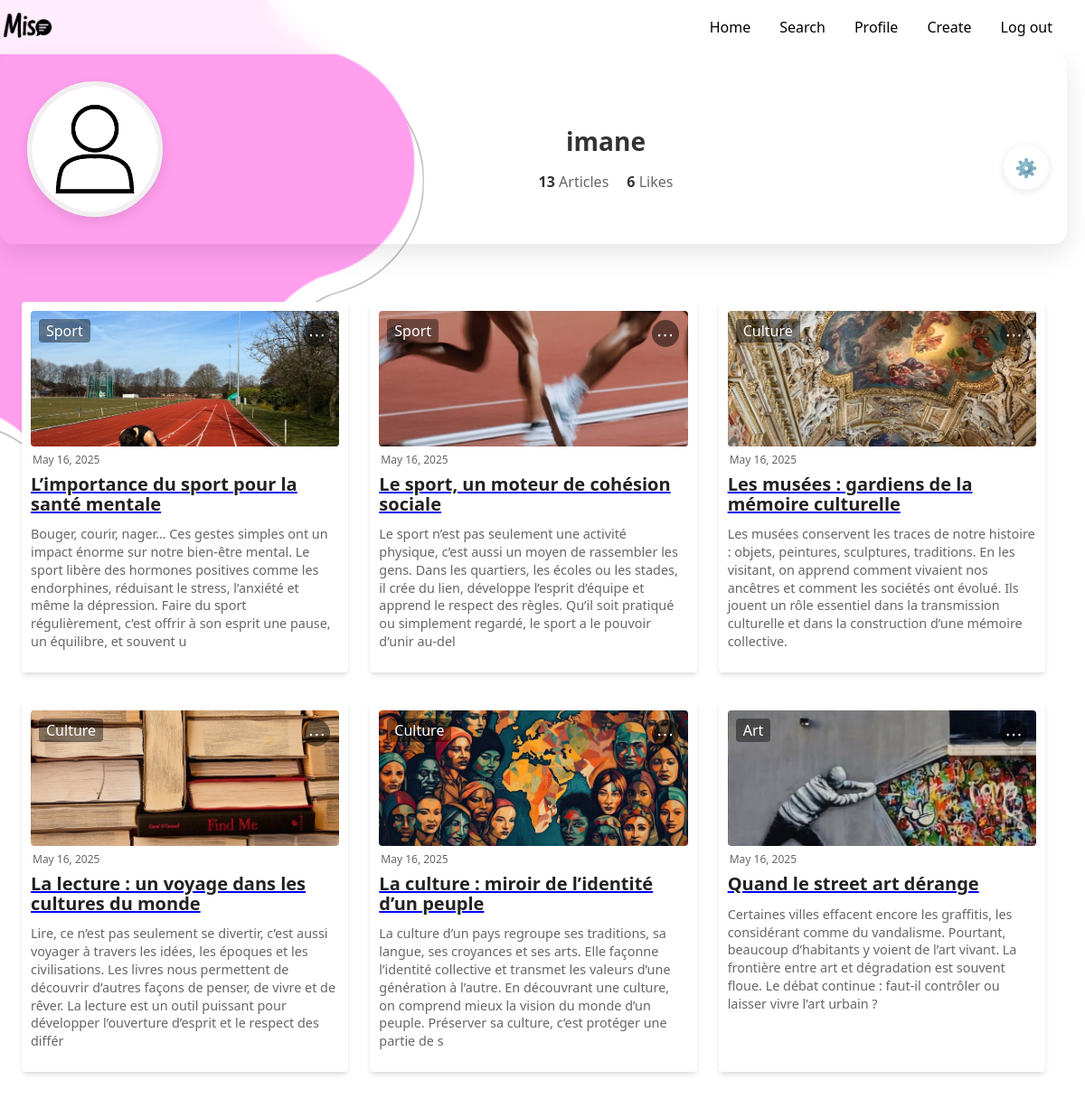
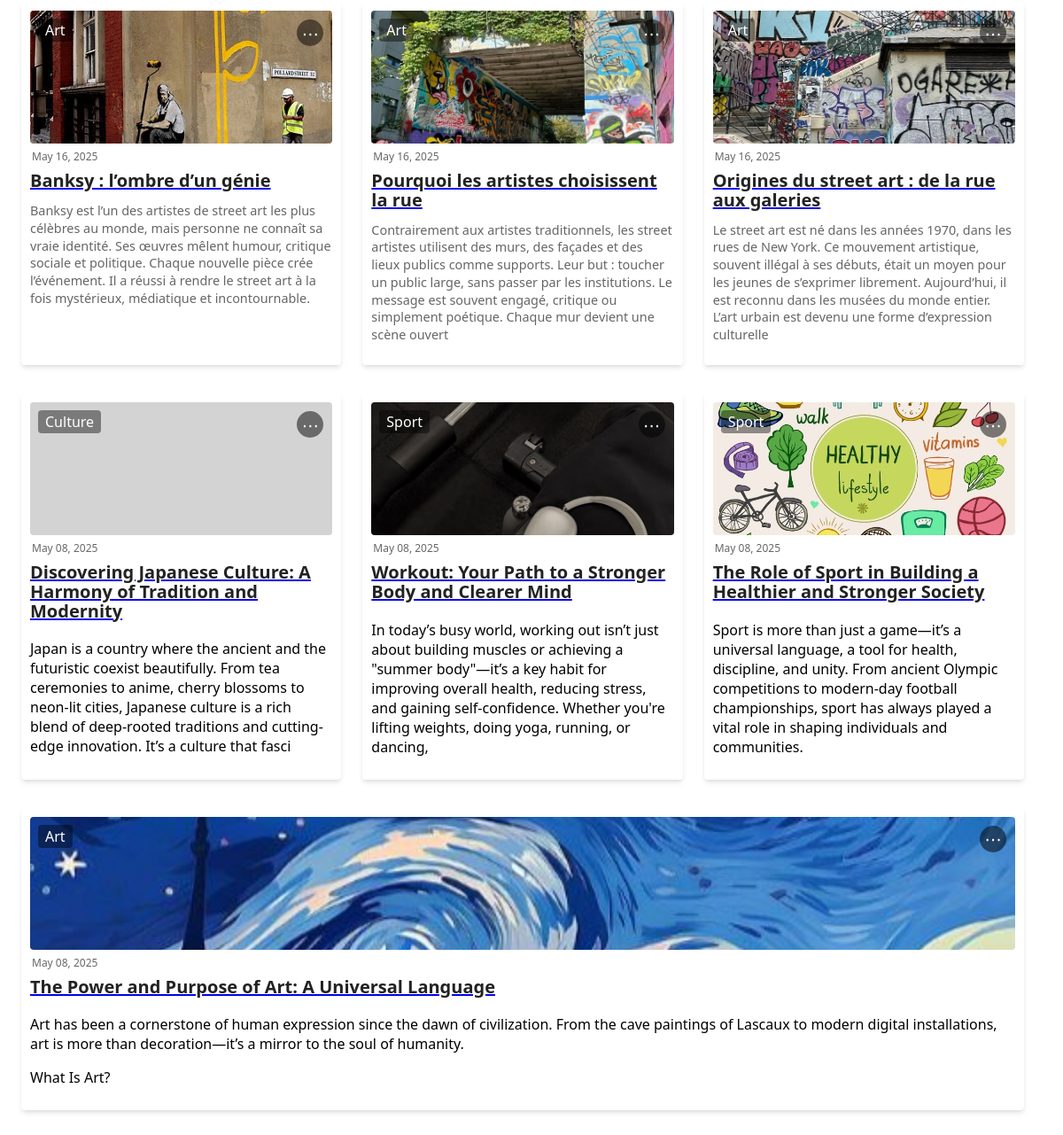
The app's page /profile (signed in) with its own data (2 pictures, top to bottom).
### app.py (models this page shows)
class User(db.Model):
    id = db.Column(db.Integer, primary_key=True)
    username = db.Column(db.String(80), unique=True, nullable=False)
    email = db.Column(db.String(120), unique=True, nullable=False)
    password = db.Column(db.String(200), nullable=False)
    profile_pic = db.Column(db.String(200), default='default.jpg')
    articles = db.relationship('Article', backref='author', lazy=True)
    liked_articles = db.relationship(
        'Like',
        backref='user',
        lazy=True,
        foreign_keys='Like.user_id'
    )

class Article(db.Model):
    id = db.Column(db.Integer, primary_key=True)
    title = db.Column(db.String(200), nullable=False)
    content = db.Column(db.Text, nullable=False)
    excerpt = db.Column(db.String(300))
    category = db.Column(db.String(50), nullable=False)
    date = db.Column(db.String(50), default=lambda: datetime.now(timezone.utc).strftime('%B %d, %Y'))
    image_url = db.Column(db.String(200), default='default_article.jpg')
    author_id = db.Column(db.Integer, db.ForeignKey('user.id'), nullable=False)

### app.py (the view)
@app.route('/profile')
def profile():
    if 'user_id' not in session:
        return redirect(url_for('login'))
    user = User.query.get(session['user_id'])
    articles = Article.query.filter_by(author_id=user.id).order_by(Article.id.desc()).all()
    likes_count = db.session.query(db.func.count(Like.id))\
                           .join(Article, Like.article_id == Article.id)\
                           .filter(Article.author_id == user.id)\
                           .scalar() or 0
    return render_template('profile.html',
                         user=user,
                         articles=articles,
                         likes_count=likes_count)

### templates/profile.html (shortened to what this page needs)
<!DOCTYPE html>
<html>
    <head>
      <link rel="stylesheet" href="{{ url_for('static', filename='css/profile_page.css') }}">
    </head>
    <body>
        <div class="wavy-circle-first wavy-circle"></div>
        <div class="wavy-circle-second wavy-circle"></div>
        <div class="wavy-circle-third wavy-circle"></div>
        <nav class="navbar">
            <a href="{{ url_for('home_after_login') }}" class="mi">
                <img src="{{ url_for('static', filename='images/logo.png') }}" alt="Miso Logo" class="logo-img">
            </a>
            <div class="navbar-links">
                <ul>
                    <li><a href="{{ url_for('home_after_login') }}">Home</a></li>
                    <li><a href="{{ url_for('search') }}">Search</a></li>
                    <li><a href="{{ url_for('profile') }}" class="active">Profile</a></li>
                    <li><a href="{{ url_for('create') }}">Create</a></li>
                    <li><a href="{{ url_for('logout') }}">Log out</a></li>
                </ul>
            </div>
        </nav>
        <button class="settings-toggle" id="settingsToggle">⚙️</button>
        <div class="profile-card">
            <div class="profile-content">
                <img src="{{ url_for('static', filename='uploads/' + user.profile_pic) }}"
                     class="profile-picture"
                     onerror="this.src='{{ url_for('static', filename='images/default-profile.jpg') }}'">
                <div class="profile-info">
                    <h1 class="user-name">{{ user.username }}</h1>
                    <div class="stats">
                        <span class="stat"><strong>{{ articles|length }}</strong> Articles</span>
                        <div class="stat">
                            <strong>{{ likes_count }}</strong> Likes
                        </div>
                    </div>
                </div>
            </div>
        </div>
        <section class="popular-articles">
            {% for row in articles|batch(3) %}
            <div class="articles-grid">
                {% for article in row %}
                <div class="card">
                    <div class="header">
                        <div class="image" style="background-image: url('{{ url_for('static', filename='uploads/' + article.image_url) }}')">
                            <span class="tag">{{ article.category }}</span>
                            <div class="article-menu">
                                <button class="menu-toggle">⋯</button>
                            </div>
                        </div>
                        <div class="date">
                            <span>{{ article.date }}</span>
                        </div>
                    </div>
                    <div class="info">
                        <a href="{{ url_for('article_view', id=article.id) }}" class="block">
                            <span class="title">{{ article.title }}</span>
                        </a>
                        <p class="description">{{ article.excerpt | safe}}</p>
                    </div>
                </div>
                {% endfor %}
            </div>
            {% endfor %}
        </section>
    </body>
</html>

### static/css/profile_page.css (style rules this page uses)
* { box-sizing: border-box; font-family: system-ui, -apple-system, BlinkMacSystemFont, 'Segoe UI', Roboto, Oxygen, Ubuntu, Cantarell, 'Open Sans', 'Helvetica Neue', sans-serif; }
body { width: 100vw; height: 100vh; margin: 0; padding: 0; padding-right: 20px; overflow-x: hidden; }
.navbar { display: flex; position: relative; justify-content: space-between; align-items: center; background-color: rgba(255, 255, 255, 0.8); backdrop-filter: blur(10px); -webkit-backdrop-filter: blur(10px); color: black; }
.mi { display: flex; align-items: center; gap: 10px; }
.logo-img { height: 60px; width: auto; vertical-align: middle; }
.navbar-links { height: 100%; }
.navbar-links ul { display: flex; margin: 0; padding: 0; }
.navbar-links li { list-style: none; }
.navbar-links li a { display: block; text-decoration: none; color: black; padding: 1rem; }
.wavy-circle { position: absolute; --s: clamp(650px, 70vw, 900px); width: var(--s); aspect-ratio: 1; --g: /calc(var(--s)*0.303) calc(var(--s)*0.303) radial-gradient(50% 50%,#000 99%,#0000 101%) no-repeat; mask: calc(50% + var(--s)*0.311) calc(50% + var(--s)*0) var(--g), calc(50% + var(--s)*0.096) calc(50% + var(--s)*0.296) var(--g), calc(50% + var(--s)*-0.252) calc(50% + var(--s)*0.183) var(--g), calc(50% + var(--s)*-0.252) calc(50% + var(--s)*-0.183) var(--g), calc(50% + var(--s)*0.096) calc(50% + var(--s)*-0.296) var(--g), radial-gradient(calc(var(--s)*0.384),#000 99%,#0000 101%) subtract, calc(50% + var(--s)*0.399) calc(50% + var(--s)*0.29) var(--g), calc(50% + var(--s)*-0.153) calc(50% + var(--s)*0.47) var(--g), calc(50% + var(--s)*-0.494) calc(50% + var(--s)*0) var(--g), calc(50% + var(--s)*-0.153) calc(50% + var(--s)*-0.47) var(--g), calc(50% + var(--s)*0.399) calc(50% + var(--s)*-0.29) var(--g); }
.wavy-circle-first, .wavy-circle-second, .wavy-circle-third { --offset: clamp(-200px, -30vw, -350px); top: var(--offset); left: var(--offset); }
.wavy-circle-first { z-index: -10; background: #FF9FEE; top: -240px; left: -350px; animation: ChangeColor 14s infinite; }
.wavy-circle-second { z-index: -20; background: black; top: -220px; left: -340px; animation: rotate 14s infinite; }
.wavy-circle-third { z-index: -20; background: white; top: -220px; left: -340px; animation: rotate 14s infinite; }
.profile-card { background-color: transparent; border-radius: 15px; box-shadow: 0 10px 30px rgba(0, 0, 0, 0.1); width: 100%; padding: 30px; }
.profile-content { display: flex; align-items: center; gap: 30px; }
.profile-picture { width: 150px; height: 150px; border-radius: 50%; object-fit: cover; border: 5px solid #f0f0f0; box-shadow: 0 5px 15px rgba(0, 0, 0, 0.1); flex-shrink: 0; }
.profile-info { flex: 1; text-align: center; }
.user-name { font-size: 28px; font-weight: 600; color: #333; margin-bottom: 15px; }
.stats { display: flex; justify-content: center; gap: 20px; }
.stat { font-size: 16px; color: #666; }
.stat strong { color: #333; font-weight: 600; }
.popular-articles { padding: 4rem 1.5rem; max-width: 1400px; margin: 0 auto; }
.articles-grid { display: grid; grid-template-columns: repeat(auto-fit, minmax(260px, 1fr)); gap: 1.5rem; margin-bottom: 2rem; }
.card { padding: 10px; box-shadow: 0 4px 6px -1px rgba(0, 0, 0, 0.1), 0 2px 4px -1px rgba(0, 0, 0, 0.06); background-color: rgb(255, 255, 255); font-family: sans-serif; border-radius: 4px; }
.header { margin-bottom: 0.5rem; }
.image { width: 100%; height: 150px; border-radius: 4px; background-color: rgb(211, 211, 211); padding: 9px; position: relative; background-size: cover; background-position: center; }
.tag { text-transform: capitalize; background-color: rgba(0, 0, 0, 0.425); padding: 2px 8px; border-radius: 4px; color: #fff; position: absolute; top: 9px; left: 9px; }
.date { display: flex; font-size: 0.75rem; line-height: 1rem; align-items: center; margin: 2px; color: #666; padding-top: 5px; }
.title { display: block; font-size: 1.25rem; line-height: 1.35rem; font-weight: 600; padding-bottom: 5px; color: #222; text-decoration: none; }
.description { line-height: 1.375; color: #666; font-size: 0.9rem; margin-top: 0.5rem; }
.settings-toggle { position: relative; float: right; top: 100px; right: 20px; background: rgb(164, 164, 164); border: none; border-radius: 50%; width: 40px; height: 40px; font-size: 20px; cursor: pointer; box-shadow: 0 2px 10px rgba(0,0,0,0.1); z-index: 1000; display: flex; align-items: center; justify-content: center; transition: transform 0.3s ease; }

### records on screen
User: username "imane"
Article: image_url (picture), category "Sport", date "May 16, 2025", title "L’importance du sport pour la santé mentale", excerpt "Bouger, courir, nager… Ces gestes simples ont un impact énorme sur notre bien-être mental. Le sport libère des hormones positives comme les endorphines, réduisant le stress, l’anxiété et même la dépression. Faire du sport régulièrement, c’est offrir à son esprit une pause, un équilibre, et souvent u"
Article: image_url (picture), category "Sport", date "May 16, 2025", title "Le sport, un moteur de cohésion sociale", excerpt "Le sport n’est pas seulement une activité physique, c’est aussi un moyen de rassembler les gens. Dans les quartiers, les écoles ou les stades, il crée du lien, développe l’esprit d’équipe et apprend le respect des règles. Qu’il soit pratiqué ou simplement regardé, le sport a le pouvoir d’unir au-del"
Article: image_url (picture), category "Culture", date "May 16, 2025", title "Les musées : gardiens de la mémoire culturelle", excerpt "Les musées conservent les traces de notre histoire : objets, peintures, sculptures, traditions. En les visitant, on apprend comment vivaient nos ancêtres et comment les sociétés ont évolué. Ils jouent un rôle essentiel dans la transmission culturelle et dans la construction d’une mémoire collective."
Article: image_url (picture), category "Culture", date "May 16, 2025", title "La lecture : un voyage dans les cultures du monde", excerpt "Lire, ce n’est pas seulement se divertir, c’est aussi voyager à travers les idées, les époques et les civilisations. Les livres nous permettent de découvrir d’autres façons de penser, de vivre et de rêver. La lecture est un outil puissant pour développer l’ouverture d’esprit et le respect des différ"
Article: image_url (picture), category "Culture", date "May 16, 2025", title "La culture : miroir de l’identité d’un peuple", excerpt "La culture d’un pays regroupe ses traditions, sa langue, ses croyances et ses arts. Elle façonne l’identité collective et transmet les valeurs d’une génération à l’autre. En découvrant une culture, on comprend mieux la vision du monde d’un peuple. Préserver sa culture, c’est protéger une partie de s"
Article: image_url (picture), category "Art", date "May 16, 2025", title "Quand le street art dérange", excerpt "Certaines villes effacent encore les graffitis, les considérant comme du vandalisme. Pourtant, beaucoup d’habitants y voient de l’art vivant. La frontière entre art et dégradation est souvent floue. Le débat continue : faut-il contrôler ou laisser vivre l’art urbain ?"
Article: image_url (picture), category "Art", date "May 16, 2025", title "Banksy : l’ombre d’un génie", excerpt "Banksy est l’un des artistes de street art les plus célèbres au monde, mais personne ne connaît sa vraie identité. Ses œuvres mêlent humour, critique sociale et politique. Chaque nouvelle pièce crée l’événement. Il a réussi à rendre le street art à la fois mystérieux, médiatique et incontournable."
Article: image_url (picture), category "Art", date "May 16, 2025", title "Pourquoi les artistes choisissent la rue", excerpt "Contrairement aux artistes traditionnels, les street artistes utilisent des murs, des façades et des lieux publics comme supports. Leur but : toucher un public large, sans passer par les institutions. Le message est souvent engagé, critique ou simplement poétique. Chaque mur devient une scène ouvert"
Article: image_url (picture), category "Art", date "May 16, 2025", title "Origines du street art : de la rue aux galeries", excerpt "Le street art est né dans les années 1970, dans les rues de New York. Ce mouvement artistique, souvent illégal à ses débuts, était un moyen pour les jeunes de s’exprimer librement. Aujourd’hui, il est reconnu dans les musées du monde entier. L’art urbain est devenu une forme d’expression culturelle"
Article: category "Culture", date "May 08, 2025", title "Discovering Japanese Culture: A Harmony of Tradition and Modernity", excerpt "Japan is a country where the ancient and the futuristic coexist beautifully. From tea ceremonies to anime, cherry blossoms to neon-lit cities, Japanese culture is a rich blend of deep-rooted traditions and cutting-edge innovation. It’s a culture that fasci"
Article: image_url (picture), category "Sport", date "May 08, 2025", title "Workout: Your Path to a Stronger Body and Clearer Mind", excerpt "In today’s busy world, working out isn’t just about building muscles or achieving a \"summer body\"—it’s a key habit for improving overall health, reducing stress, and gaining self-confidence. Whether you're lifting weights, doing yoga, running, or dancing,"
Article: image_url (picture), category "Sport", date "May 08, 2025", title "The Role of Sport in Building a Healthier and Stronger Society", excerpt "Sport is more than just a game—it’s a universal language, a tool for health, discipline, and unity. From ancient Olympic competitions to modern-day football championships, sport has always played a vital role in shaping individuals and communities."
Article: image_url (picture), category "Art", date "May 08, 2025", title "The Power and Purpose of Art: A Universal Language", excerpt "Art has been a cornerstone of human expression since the dawn of civilization. From the cave paintings of Lascaux to modern digital installations, art is more than decoration—it’s a mirror to the soul of humanity. What Is Art?"

### other values on screen
{{ articles|length }} "13"
{{ likes_count }} "6"
